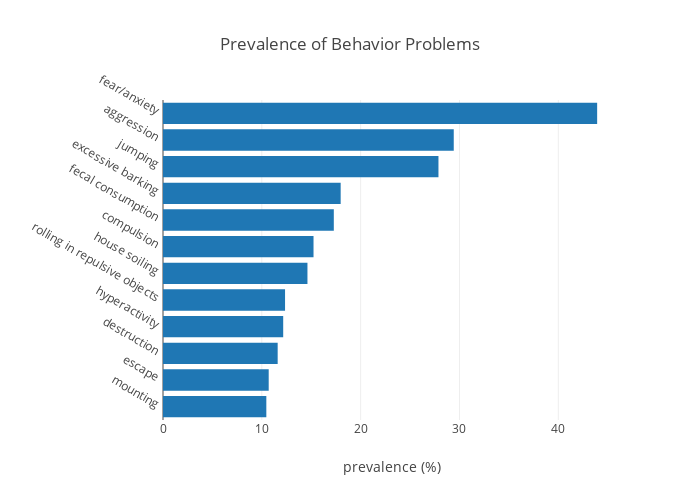

The notebook cell this image was saved under:
### Code cell
prevalences = prevalences.sort_values(ascending=True)
trace = go.Bar(
    x=prevalences.values,
    y=prevalences.index.values,
    orientation='h')
data = [trace]
layout = go.Layout(title='Prevalence of Behavior Problems',
                   xaxis=dict(title='prevalence (%)'),
                   yaxis=dict(title='',
                              automargin=True,
                              tickangle=30,
                              tickprefix=' ',
                              ticksuffix=' '),
                   width=700,
                   height=500
                  )
fig = dict(data=data, layout=layout)
py.iplot(fig)

### Figure 1 — Plotly figure (JSON) as saved in the notebook; plotly's stock layout.template omitted (floating-point values rounded to 4 significant figures)
{"data": [{"orientation": "h", "type": "bar", "x": [10.46, 10.7, 11.6, 12.16, 12.35, 14.62, 15.23, 17.28, 17.98, 27.87, 29.42, 43.93], "y": ["mounting", "escape", "destruction", "hyperactivity", "rolling in repulsive objects", "house soiling", "compulsion", "fecal consumption", "excessive barking", "jumping", "aggression", "fear/anxiety"]}], "layout": {"height": 500, "title": "Prevalence of Behavior Problems", "width": 700, "xaxis": {"title": "prevalence (%)"}, "yaxis": {"automargin": true, "tickangle": 30, "tickprefix": " ", "ticksuffix": " ", "title": ""}}}
